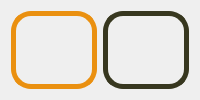
       <widget class="QWidget" name="page_5">
        <layout class="QHBoxLayout" name="horizontalLayout_10">
         <item>
          <widget class="QFrame" name="internel_button_ele5">
           <property name="sizePolicy">
            <sizepolicy hsizetype="Preferred" vsizetype="Expanding">
             <horstretch>0</horstretch>
             <verstretch>0</verstretch>
            </sizepolicy>
           </property>
           <property name="styleSheet">
            <string notr="true">border: 5px solid #EA9010;border-radius:20px;</string>
           </property>
           <property name="frameShape">
            <enum>QFrame::StyledPanel</enum>
           </property>
           <property name="frameShadow">
            <enum>QFrame::Raised</enum>
           </property>
           <widget class="QPushButton" name="ele5_F20">
            <property name="geometry">
             <rect>
              <x>40</x>
              <y>140</y>
              <width>61</width>
              <height>61</height>
             </rect>
            </property>
            <property name="cursor">
             <cursorShape>PointingHandCursor</cursorShape>
            </property>
            <property name="styleSheet">
             <string notr="true">border: 5px solid #C9E3AC;
border-radius:30px;
background-color: #EAEFBD;
font: bold 30px Consulas;

</string>
            </property>
            <property name="text">
             <string>20</string>
            </property>
           </widget>
           <widget class="QPushButton" name="ele5_F19">
            <property name="geometry">
             <rect>
              <x>120</x>
              <y>140</y>
              <width>61</width>
              <height>61</height>
             </rect>
            </property>
            <property name="cursor">
             <cursorShape>PointingHandCursor</cursorShape>
            </property>
            <property name="styleSheet">
             <string notr="true">border: 5px solid #C9E3AC;
border-radius:30px;
background-color: #EAEFBD;
font: bold 30px Consulas;

</string>
            </property>
            <property name="text">
             <string>19</string>
            </property>
           </widget>
           <widget class="QPushButton" name="ele5_F18">
            <property name="geometry">
             <rect>
              <x>200</x>
              <y>140</y>
              <width>61</width>
              <height>61</height>
             </rect>
            </property>
            <property name="cursor">
             <cursorShape>PointingHandCursor</cursorShape>
            </property>
            <property name="styleSheet">
             <string notr="true">border: 5px solid #C9E3AC;
border-radius:30px;
background-color: #EAEFBD;
font: bold 30px Consulas;

</string>
            </property>
            <property name="text">
             <string>18</string>
            </property>
           </widget>
           <widget class="QPushButton" name="ele5_F17">
            <property name="geometry">
             <rect>
              <x>280</x>
              <y>140</y>
              <width>61</width>
              <height>61</height>
             </rect>
            </property>
            <property name="cursor">
             <cursorShape>PointingHandCursor</cursorShape>
            </property>
            <property name="styleSheet">
             <string notr="true">border: 5px solid #C9E3AC;
border-radius:30px;
background-color: #EAEFBD;
font: bold 30px Consulas;

</string>
            </property>
            <property name="text">
             <string>17</string>
            </property>
           </widget>
           <widget class="QPushButton" name="ele5_F16">
            <property name="geometry">
             <rect>
              <x>40</x>
              <y>210</y>
              <width>61</width>
              <height>61</height>
             </rect>
            </property>
            <property name="cursor">
             <cursorShape>PointingHandCursor</cursorShape>
            </property>
            <property name="styleSheet">
             <string notr="true">border: 5px solid #C9E3AC;
border-radius:30px;
background-color: #EAEFBD;
font: bold 30px Consulas;

</string>
            </property>
            <property name="text">
             <string>16</string>
            </property>
           </widget>
           <widget class="QPushButton" name="ele5_F13">
            <property name="geometry">
             <rect>
              <x>280</x>
              <y>210</y>
              <width>61</width>
              <height>61</height>
             </rect>
            </property>
            <property name="cursor">
             <cursorShape>PointingHandCursor</cursorShape>
            </property>
            <property name="styleSheet">
             <string notr="true">border: 5px solid #C9E3AC;
border-radius:30px;
background-color: #EAEFBD;
font: bold 30px Consulas;

</string>
            </property>
            <property name="text">
             <string>13</string>
            </property>
           </widget>
           <widget class="QPushButton" name="ele5_F12">
            <property name="geometry">
             <rect>
              <x>40</x>
              <y>280</y>
              <width>61</width>
              <height>61</height>
             </rect>
            </property>
            <property name="cursor">
             <cursorShape>PointingHandCursor</cursorShape>
            </property>
            <property name="styleSheet">
             <string notr="true">border: 5px solid #C9E3AC;
border-radius:30px;
background-color: #EAEFBD;
font: bold 30px Consulas;

</string>
            </property>
            <property name="text">
             <string>12</string>
            </property>
           </widget>
           <widget class="QPushButton" name="ele5_F9">
            <property name="geometry">
             <rect>
              <x>280</x>
              <y>280</y>
              <width>61</width>
              <height>61</height>
             </rect>
            </property>
            <property name="cursor">
             <cursorShape>PointingHandCursor</cursorShape>
            </property>
            <property name="styleSheet">
             <string notr="true">border: 5px solid #C9E3AC;
border-radius:30px;
background-color: #EAEFBD;
font: bold 30px Consulas;

</string>
            </property>
            <property name="text">
             <string>9</string>
            </property>
           </widget>
           <widget class="QPushButton" name="ele5_F8">
            <property name="geometry">
             <rect>
              <x>40</x>
              <y>350</y>
              <width>61</width>
              <height>61</height>
             </rect>
            </property>
            <property name="cursor">
             <cursorShape>PointingHandCursor</cursorShape>
            </property>
            <property name="styleSheet">
             <string notr="true">border: 5px solid #C9E3AC;
border-radius:30px;
background-color: #EAEFBD;
font: bold 30px Consulas;

</string>
            </property>
            <property name="text">
             <string>8</string>
            </property>
           </widget>
           <widget class="QPushButton" name="ele5_F5">
            <property name="geometry">
             <rect>
              <x>280</x>
              <y>350</y>
              <width>61</width>
              <height>61</height>
             </rect>
            </property>
            <property name="cursor">
             <cursorShape>PointingHandCursor</cursorShape>
            </property>
            <property name="styleSheet">
             <string notr="true">border: 5px solid #C9E3AC;
border-radius:30px;
background-color: #EAEFBD;
font: bold 30px Consulas;

</string>
            </property>
            <property name="text">
             <string>5</string>
            </property>
           </widget>
           <widget class="QPushButton" name="ele5_F4">
            <property name="geometry">
             <rect>
              <x>40</x>
              <y>420</y>
              <width>61</width>
              <height>61</height>
             </rect>
            </property>
            <property name="cursor">
             <cursorShape>PointingHandCursor</cursorShape>
            </property>
            <property name="styleSheet">
             <string notr="true">border: 5px solid #C9E3AC;
border-radius:30px;
background-color: #EAEFBD;
font: bold 30px Consulas;

</string>
            </property>
            <property name="text">
             <string>4</string>
            </property>
           </widget>
           <widget class="QPushButton" name="ele5_F1">
            <property name="geometry">
             <rect>
              <x>280</x>
              <y>420</y>
              <width>61</width>
              <height>61</height>
             </rect>
            </property>
            <property name="cursor">
             <cursorShape>PointingHandCursor</cursorShape>
            </property>
            <property name="styleSheet">
             <string notr="true">border: 5px solid #C9E3AC;
border-radius:30px;
background-color: #EAEFBD;
font: bold 30px Consulas;

</string>
            </property>
            <property name="text">
             <string>1</string>
            </property>
           </widget>
           <widget class="QPushButton" name="ele5_F15">
            <property name="geometry">
             <rect>
              <x>120</x>
              <y>210</y>
              <width>61</width>
              <height>61</height>
             </rect>
            </property>
            <property name="cursor">
             <cursorShape>PointingHandCursor</cursorShape>
            </property>
            <property name="styleSheet">
             <string notr="true">border: 5px solid #C9E3AC;
border-radius:30px;
background-color: #EAEFBD;
font: bold 30px Consulas;

</string>
            </property>
            <property name="text">
             <string>15</string>
            </property>
           </widget>
           <widget class="QPushButton" name="ele5_F14">
            <property name="geometry">
             <rect>
              <x>200</x>
              <y>210</y>
              <width>61</width>
              <height>61</height>
             </rect>
            </property>
            <property name="cursor">
             <cursorShape>PointingHandCursor</cursorShape>
            </property>
            <property name="styleSheet">
             <string notr="true">border: 5px solid #C9E3AC;
border-radius:30px;
background-color: #EAEFBD;
font: bold 30px Consulas;

</string>
            </property>
            <property name="text">
             <string>14</string>
            </property>
           </widget>
           <widget class="QPushButton" name="ele5_F11">
            <property name="geometry">
             <rect>
              <x>120</x>
              <y>280</y>
              <width>61</width>
              <height>61</height>
             </rect>
            </property>
            <property name="cursor">
             <cursorShape>PointingHandCursor</cursorShape>
            </property>
            <property name="styleSheet">
             <string notr="true">border: 5px solid #C9E3AC;
border-radius:30px;
background-color: #EAEFBD;
font: bold 30px Consulas;

</string>
            </property>
            <property name="text">
             <string>11</string>
            </property>
           </widget>
           <widget class="QPushButton" name="ele5_F10">
            <property name="geometry">
             <rect>
              <x>200</x>
              <y>280</y>
              <width>61</width>
              <height>61</height>
             </rect>
            </property>
            <property name="cursor">
             <cursorShape>PointingHandCursor</cursorShape>
            </property>
            <property name="styleSheet">
             <string notr="true">border: 5px solid #C9E3AC;
border-radius:30px;
background-color: #EAEFBD;
font: bold 30px Consulas;

</string>
            </property>
            <property name="text">
             <string>10</string>
            </property>
           </widget>
           <widget class="QPushButton" name="ele5_F7">
            <property name="geometry">
             <rect>
              <x>120</x>
              <y>350</y>
              <width>61</width>
              <height>61</height>
             </rect>
            </property>
            <property name="cursor">
             <cursorShape>PointingHandCursor</cursorShape>
            </property>
            <property name="styleSheet">
             <string notr="true">border: 5px solid #C9E3AC;
border-radius:30px;
background-color: #EAEFBD;
font: bold 30px Consulas;

</string>
            </property>
            <property name="text">
             <string>7</string>
            </property>
           </widget>
           <widget class="QPushButton" name="ele5_F6">
            <property name="geometry">
             <rect>
              <x>200</x>
              <y>350</y>
              <width>61</width>
              <height>61</height>
             </rect>
            </property>
            <property name="cursor">
             <cursorShape>PointingHandCursor</cursorShape>
            </property>
            <property name="styleSheet">
             <string notr="true">border: 5px solid #C9E3AC;
border-radius:30px;
background-color: #EAEFBD;
font: bold 30px Consulas;

</string>
            </property>
            <property name="text">
             <string>6</string>
            </property>
           </widget>
           <widget class="QPushButton" name="ele5_F3">
            <property name="geometry">
             <rect>
              <x>120</x>
              <y>420</y>
              <width>61</width>
              <height>61</height>
             </rect>
            </property>
            <property name="cursor">
             <cursorShape>PointingHandCursor</cursorShape>
            </property>
            <property name="styleSheet">
             <string notr="true">border: 5px solid #C9E3AC;
border-radius:30px;
background-color: #EAEFBD;
font: bold 30px Consulas;

</string>
            </property>
            <property name="text">
             <string>3</string>
            </property>
           </widget>
           <widget class="QPushButton" name="ele5_F2">
            <property name="geometry">
             <rect>
              <x>200</x>
              <y>420</y>
              <width>61</width>
              <height>61</height>
             </rect>
            </property>
            <property name="cursor">
             <cursorShape>PointingHandCursor</cursorShape>
            </property>
            <property name="styleSheet">
             <string notr="true">border: 5px solid #C9E3AC;
border-radius:30px;
background-color: #EAEFBD;
font: bold 30px Consulas;

</string>
            </property>
            <property name="text">
             <string>2</string>
            </property>
           </widget>
           <widget class="QPushButton" name="ele5_open">
            <property name="geometry">
             <rect>
              <x>40</x>
              <y>490</y>
              <width>61</width>
              <height>61</height>
             </rect>
            </property>
            <property name="cursor">
             <cursorShape>PointingHandCursor</cursorShape>
            </property>
            <property name="styleSheet">
             <string notr="true">border: 5px solid #C9E3AC;
border-radius:30px;
background-color: #EAEFBD;
font: bold 30px Consulas;
</string>
            </property>
            <property name="text">
             <string>&lt;&gt;</string>
            </property>
           </widget>
           <widget class="QPushButton" name="ele5_close">
            <property name="geometry">
             <rect>
              <x>120</x>
              <y>490</y>
              <width>61</width>
              <height>61</height>
             </rect>
            </property>
            <property name="cursor">
             <cursorShape>PointingHandCursor</cursorShape>
            </property>
            <property name="styleSheet">
             <string notr="true">border: 5px solid #C9E3AC;
border-radius:30px;
background-color: #EAEFBD;
font: bold 30px Consulas;

</string>
            </property>
            <property name="text">
             <string>&gt;&lt;</string>
            </property>
           </widget>
           <widget class="QPushButton" name="ele5_alarm">
            <property name="geometry">
             <rect>
              <x>210</x>
              <y>500</y>
              <width>121</width>
              <height>41</height>
             </rect>
            </property>
            <property name="cursor">
             <cursorShape>PointingHandCursor</cursorShape>
            </property>
            <property name="styleSheet">
             <string notr="true">border: 5px solid #DD0426;
border-radius:10px;
background-color: #F02D3A;
font: bold 30px Consulas;</string>
            </property>
            <property name="text">
             <string>报警</string>
            </property>
           </widget>
          </widget>
         </item>
         <item>
          <widget class="QFrame" name="internel_interface_ele5">
           <property name="sizePolicy">
            <sizepolicy hsizetype="Preferred" vsizetype="Expanding">
             <horstretch>0</horstretch>
             <verstretch>0</verstretch>
            </sizepolicy>
           </property>
           <property name="styleSheet">
            <string notr="true">border: 5px solid #37371F;border-radius:20px;</string>
           </property>
           <property name="frameShape">
            <enum>QFrame::StyledPanel</enum>
           </property>
           <property name="frameShadow">
            <enum>QFrame::Raised</enum>
           </property>
           <widget class="QLCDNumber" name="ele5_Fnum">
            <property name="geometry">
             <rect>
              <x>20</x>
              <y>140</y>
              <width>331</width>
              <height>141</height>
             </rect>
            </property>
            <property name="styleSheet">
             <string notr="true">font-size: 100px; color: dark;</string>
            </property>
            <property name="lineWidth">
             <number>1</number>
            </property>
            <property name="smallDecimalPoint">
             <bool>false</bool>
            </property>
            <property name="mode">
             <enum>QLCDNumber::Hex</enum>
            </property>
            <property name="segmentStyle">
             <enum>QLCDNumber::Filled</enum>
            </property>
            <property name="intValue" stdset="0">
             <number>0</number>
            </property>
           </widget>
           <widget class="QLabel" name="ele5_up_label">
            <property name="geometry">
             <rect>
              <x>20</x>
              <y>130</y>
              <width>101</width>
              <height>171</height>
             </rect>
            </property>
            <property name="styleSheet">
             <string notr="true">font: bold 100px Consulas;
border: 0px;
color: dark;</string>
            </property>
            <property name="text">
             <string>↑</string>
            </property>
           </widget>
           <widget class="QLabel" name="ele5_down_label">
            <property name="geometry">
             <rect>
              <x>70</x>
              <y>130</y>
              <width>101</width>
              <height>171</height>
             </rect>
            </property>
            <property name="styleSheet">
             <string notr="true">font: bold 100px Consulas;
border: 0px;
color: dark;</string>
            </property>
            <property name="text">
             <string>↓</string>
            </property>
           </widget>
          </widget>
         </item>
        </layout>
       </widget>
